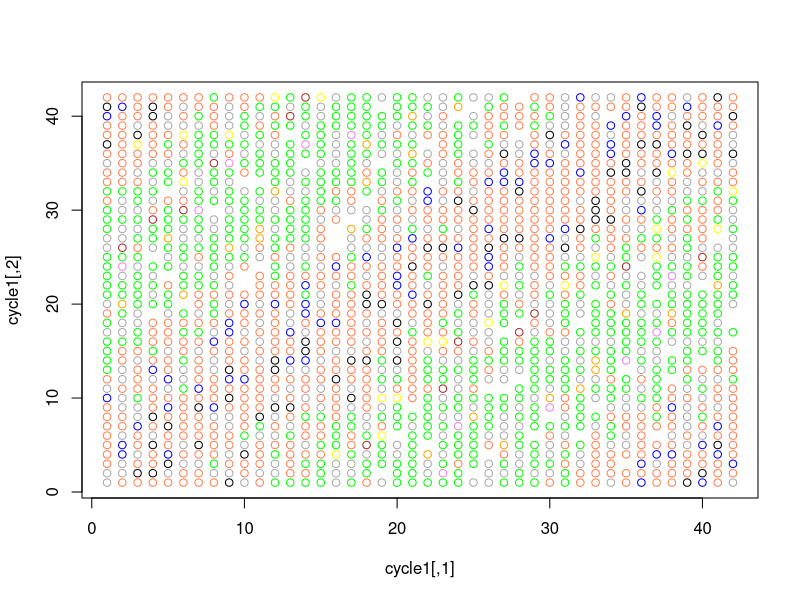

The R script that drew this image:
shuriken <- c(
  1, 1, 2, 3, 5, 1, 6, 
  5, 5, 3, 1, 4, 5, 2, 
  4, 4, 1, 5, 6, 4, 3, 
  6, 6, 5, 4, 2, 6, 1, 
  2, 2, 4, 6, 3, 2, 5,
  3, 3, 6, 2, 1, 3, 4
)

next_pair <- function(v) {
  a_new <- (v[1] + shuriken[v[2]] - 1) %% 42 + 1
  b_new <- (v[2] + shuriken[a_new] - 1) %% 42 + 1
  return(c(a_new, b_new))
}

compute_iterates <- function(v, n_its) {
  iterates <- matrix(0, n_its, 2)
  for (i in 1:n_its) {
    iterates[i, ] <- v
    v <- next_pair(v)
  }
  print(dim(unique(iterates))[1])
  iterates[1:dim(unique(iterates))[1],]
}

cycle1 <- compute_iterates(c(1,1), 2000)
cycle2 <- compute_iterates(c(1,3), 2000)
cycle3 <- compute_iterates(c(1,10), 2000)
cycle4 <- compute_iterates(c(1,13), 2000)
cycle5 <- compute_iterates(c(1,37), 2000)
cycle6 <- compute_iterates(c(2,20), 2000)
cycle7 <- compute_iterates(c(2,24), 2000)
cycle8 <- compute_iterates(c(2,26), 2000)
cycle9 <- compute_iterates(c(3,37), 2000)


plot(cycle1, col = 'gray66')
points(cycle2, col='coral')
points(cycle3, col='blue')
points(cycle4, col='green')
points(cycle5, col='black')
points(cycle6, col='orange')
points(cycle7, col='violet')
points(cycle8, col='brown')
points(cycle9, col='yellow')


t(cycle3)
#   2    8   14   15   17   20   23   24   25    27    27    31    36    41    44
#  26   26   31   33   37   42   45   45    3     8    13    14    20    23    25

t(cycle4)
#    3    8   13   14   20   23   25   26   26    31    33    37    42    45    45
#   27   27   31   36   41   44    2    8   14    15    17    20    23    24    25



seqz <- shuriken[cycle1[, 1]]
paste0(seqz, collapse='')
# 112133555664130633532565242033401633144636025033311132045044262331122044466020321542566224360560525666622333211052565224306413534550454666514523310544156616321141363155444255330105351026251265504466662030136441443614364366051444444446122211552432214011025551406023455553060552625102041643406334164424166424314125124456503061225514522543503613355266602614111510532233326311504664522203325665120445411333215031220443510251110510556306666634555204444646023203621265504655033064534216414322664511051436261456445034401024233616652044336625130111254466622030105436656242215611264503333330150456542250310252241020462632266426051102433161406112351441655044623362343014665133123315516523203015144061660221653544162114333310524143426021105560566133334110550426021325554066022323660513544062442534204444342463430105322563012614435120313301445654423623353204450333116052450464566111354524413306135321131655443342125324012044462433361330155221554061120315034556144331605542132040112315533411020433453401635640140111056522042251116634161253113116054132260241551446552622362440155114540644165511353422460503260532656240132163435226311

table(seqz)
#   0   1   2   3   4   5   6 
# 123 172 157 170 179 164 154 

table(seqz[1:1118], seqz[2:1119])
#    0  1  2  3  4  5  6
# 0  0 21 19 20 23 25 15
# 1 22 39 21 24 26 17 22
# 2 23 19 29 18 22 24 22
# 3 18 22 25 48 22 17 18
# 4 18 23 21 26 49 24 18
# 5 20 27 21 18 19 36 23
# 6 22 20 21 16 18 21 36

seqz <- shuriken[cycle1[, 2]]
paste0(seqz, collapse='')
# 113503066023633365245616232241116401504236611150314541134406223135105554442266533425504066255211655560203102516615166022334236121022223011444520466311164156210232341204466503066221355514566425220350446622236423012646245301131050406021256553063560245503360553226636640115533063216335562115441462660231252166422263320352553326025211105214556630605641665222503344365354544102223015241660522032311551306412633313011154411665422244012111406656055110504222231221152434223605503346622463342105046102225633114444063320335563401660261115034366122463520350406622664530134136542503615554014644222261151511433660225533125350406263340112654556661024262035306662430612154454064653610235526641226633642255044065223311642046056222531315534415666133301654013066644534411561446602203141055153406632031354550406561165544443646432214515544366420446021610546126524115555453061162344254406102631130140116622350321204460512263231125554436204221022355041022250366343363065406536111324463355421240102605533246662332243555211564452203330160550462663524013511146465244333435541021353213011443062222203530643612203333551555646634155153146642436340
table(seqz)
#   0   1   2   3   4   5   6 
# 126 159 175 161 155 166 177
table(seqz[1:1118], seqz[2:1119])
#    0  1  2  3  4  5  6
# 0  0 20 23 22 18 16 26
# 1 19 43 19 18 16 25 19
# 2 18 22 55 23 19 18 20
# 3 23 19 16 35 20 25 23
# 4 24 19 21 16 35 16 24
# 5 22 14 20 22 23 46 19
# 6 20 21 21 25 24 20 46
